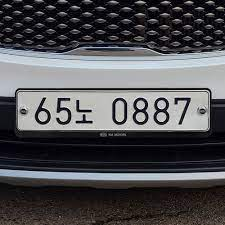
#> input picture Computer_Vision/car.png, 225 x 225 px
$ jupyter execute --allow-errors multimedia.ipynb   (shell and % lines are left out)
#> lines starting #> are read from the running program, lines starting #| are printed output that depends on the picture; after the words box and inside, x2 and y2 are one past the last pixel; in counts of white or black regions, pixels touching at a corner belong together
[cell 1]
import cv2
import numpy as np
import matplotlib.pyplot as plt
plt.style.use('dark_background')

img = cv2.imread('car.png')
#> img is the input picture: shape (225, 225, 3); mean B, G, R 82.5, 79.4, 79.9

height, width, channel = img.shape
#> height = 225; width = 225; channel = 3

plt.figure(figsize = (12,10))
plt.imshow(img,cmap='gray') # 원본 이미지

grayimg = cv2.cvtColor(img,cv2.COLOR_BGR2GRAY)
plt.figure(figsize = (12,10))
plt.imshow(grayimg,cmap='gray') # 흑백 이미지

blurredimg = cv2.GaussianBlur(grayimg,ksize=(5,5),sigmaX=0)
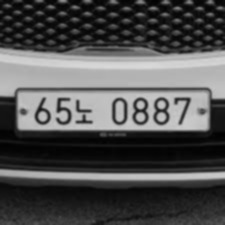
#> blurredimg: shape (225, 225); min 2, max 217, mean 79.9
blurredimg_thresh = cv2.adaptiveThreshold(blurredimg,maxValue=255.0,adaptiveMethod=cv2.ADAPTIVE_THRESH_GAUSSIAN_C,thresholdType=cv2.THRESH_BINARY_INV,blockSize=19,C=9)
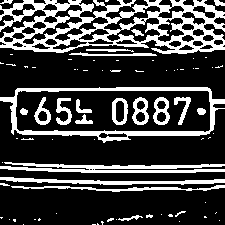
#> blurredimg_thresh: shape (225, 225); 25.5% white; 77 white regions (54 under 20 px)

plt.figure(figsize=(12,10))
plt.imshow(blurredimg_thresh,cmap='gray') # 블러처리하여 노이즈를 제거한 이미지

contours, _ = cv2.findContours(blurredimg_thresh, mode=cv2.RETR_LIST,method=cv2.CHAIN_APPROX_SIMPLE)
#> contours = 123 contours, 63 with area under 20; largest, box (x1, y1, x2, y2) and area: (0, 87, 225, 143) 9648, (0, 0, 225, 54) 8892, (15, 90, 211, 133) 7898, (0, 162, 225, 173) 964, (0, 177, 225, 185) 586

tmp = np.zeros((height,width,channel),dtype=np.uint8)

#> (the rest of this cell did not finish here and is left out)

$ run again, with Computer_Vision/1.png copied over Computer_Vision/car.png
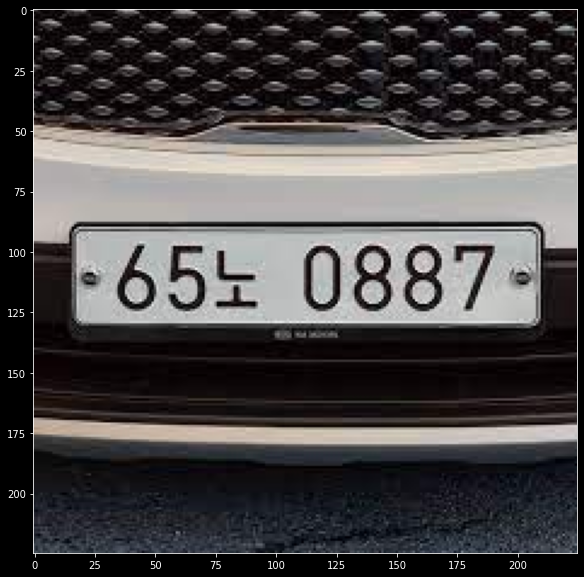
#> input picture Computer_Vision/1.png, 584 x 577 px
#> img is the input picture: shape (577, 584, 3); mean B, G, R 71.5, 71, 73.7
#> `blurredimg = cv2.GaussianBlur(grayimg,ksize=(5,5),sigmaX=0)`:
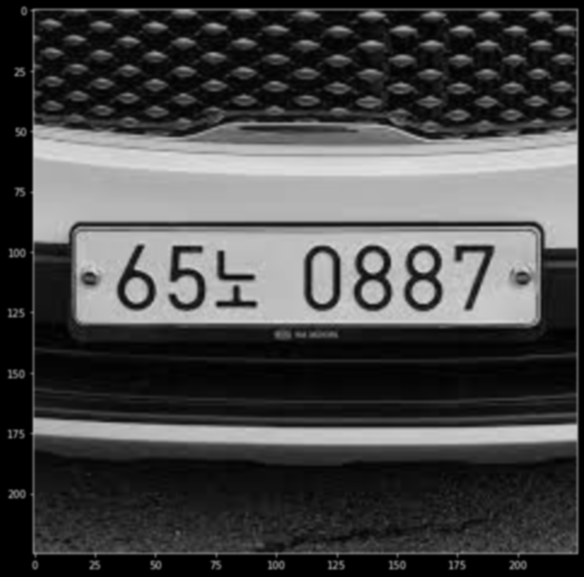
#> blurredimg: shape (577, 584); min 0, max 225, mean 71.9
#> `blurredimg_thresh = cv2.adaptiveThreshold(blurredimg,maxValue=255.0,ad..`:
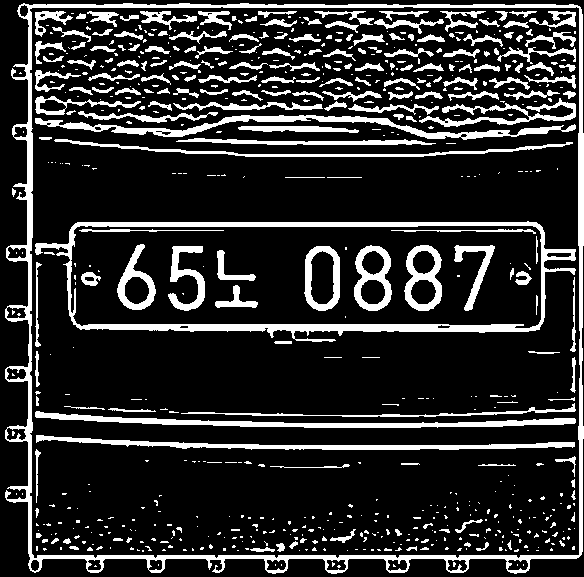
#> blurredimg_thresh: shape (577, 584); 17.5% white; 670 white regions (469 under 20 px)
#> contours = 712 contours, 539 with area under 20; largest, box (x1, y1, x2, y2) and area: (5, 3, 584, 574) 311118, (29, 6, 581, 559) 300226, (35, 221, 576, 342) 51960, (70, 225, 542, 329) 46194, (35, 115, 576, 140) 2475

$ run again, with Computer_Vision/3.png copied over Computer_Vision/car.png
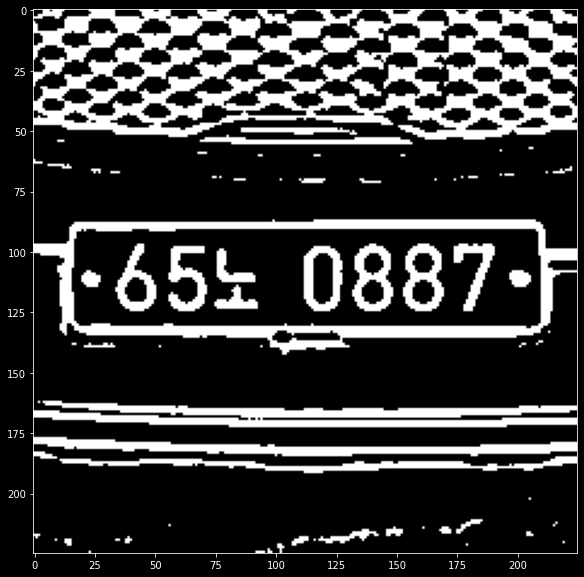
#> input picture Computer_Vision/3.png, 584 x 577 px
#> img is the input picture: shape (577, 584, 3); min 0, max 255, mean 58.8
#> `blurredimg = cv2.GaussianBlur(grayimg,ksize=(5,5),sigmaX=0)`:
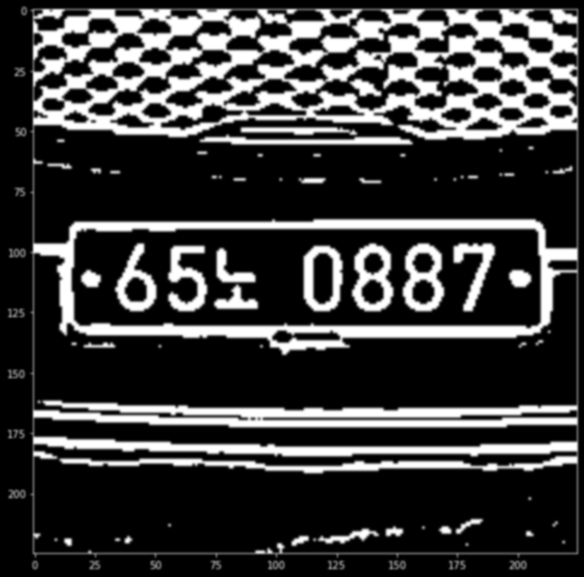
#> blurredimg: shape (577, 584); min 0, max 255, mean 58.8
#> `blurredimg_thresh = cv2.adaptiveThreshold(blurredimg,maxValue=255.0,ad..`:
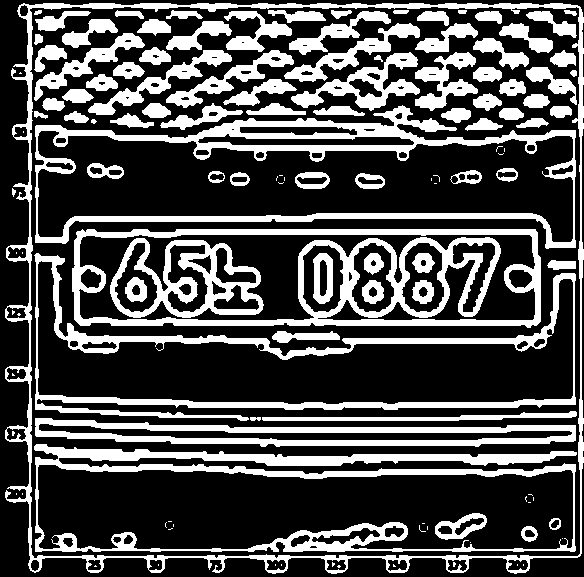
#> blurredimg_thresh: shape (577, 584); 30.3% white; 126 white regions (43 under 20 px)
#> contours = 240 contours, 71 with area under 20; largest, box (x1, y1, x2, y2) and area: (5, 3, 584, 574) 310478, (28, 6, 581, 559) 301019, (35, 105, 576, 249) 50568, (34, 444, 577, 552) 48363, (72, 229, 541, 328) 44309
